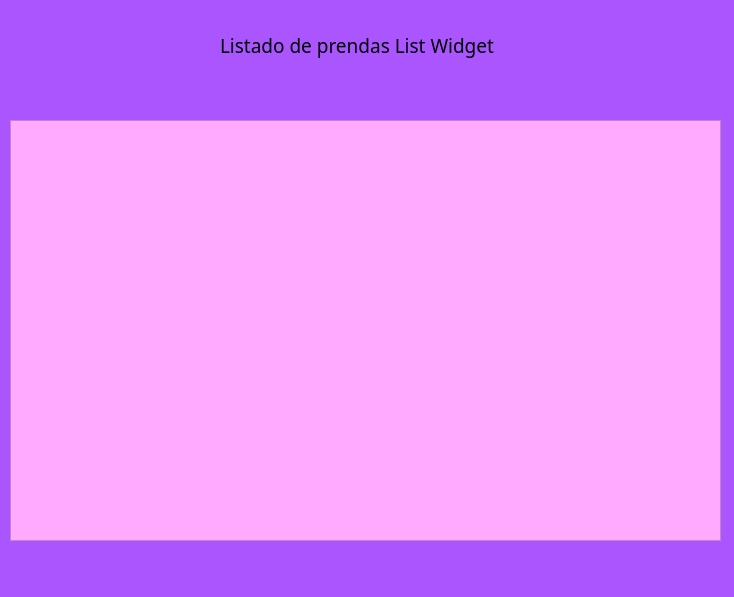
<?xml version="1.0" encoding="UTF-8"?>
<ui version="4.0">
 <class>MainWindow</class>
 <widget class="QMainWindow" name="MainWindow">
  <property name="geometry">
   <rect>
    <x>0</x>
    <y>0</y>
    <width>734</width>
    <height>597</height>
   </rect>
  </property>
  <property name="windowTitle">
   <string>MainWindow</string>
  </property>
  <property name="styleSheet">
   <string notr="true">background-color: rgb(170, 85, 255);</string>
  </property>
  <widget class="QWidget" name="centralwidget">
   <widget class="QLabel" name="label">
    <property name="geometry">
     <rect>
      <x>220</x>
      <y>30</y>
      <width>341</width>
      <height>31</height>
     </rect>
    </property>
    <property name="font">
     <font>
      <family>Segoe Print</family>
      <pointsize>14</pointsize>
     </font>
    </property>
    <property name="text">
     <string>Listado de prendas List Widget</string>
    </property>
   </widget>
   <widget class="QListWidget" name="list_widget_prenda">
    <property name="geometry">
     <rect>
      <x>10</x>
      <y>120</y>
      <width>711</width>
      <height>421</height>
     </rect>
    </property>
    <property name="palette">
     <palette>
      <active>
       <colorrole role="WindowText">
        <brush brushstyle="SolidPattern">
         <color alpha="255">
          <red>0</red>
          <green>0</green>
          <blue>0</blue>
         </color>
        </brush>
       </colorrole>
       <colorrole role="Button">
        <brush brushstyle="SolidPattern">
         <color alpha="255">
          <red>255</red>
          <green>170</green>
          <blue>255</blue>
         </color>
        </brush>
       </colorrole>
       <colorrole role="Text">
        <brush brushstyle="SolidPattern">
         <color alpha="255">
          <red>0</red>
          <green>0</green>
          <blue>0</blue>
         </color>
        </brush>
       </colorrole>
       <colorrole role="ButtonText">
        <brush brushstyle="SolidPattern">
         <color alpha="255">
          <red>0</red>
          <green>0</green>
          <blue>0</blue>
         </color>
        </brush>
       </colorrole>
       <colorrole role="Base">
        <brush brushstyle="SolidPattern">
         <color alpha="255">
          <red>255</red>
          <green>170</green>
          <blue>255</blue>
         </color>
        </brush>
       </colorrole>
       <colorrole role="Window">
        <brush brushstyle="SolidPattern">
         <color alpha="255">
          <red>255</red>
          <green>170</green>
          <blue>255</blue>
         </color>
        </brush>
       </colorrole>
       <colorrole role="PlaceholderText">
        <brush brushstyle="SolidPattern">
         <color alpha="128">
          <red>0</red>
          <green>0</green>
          <blue>0</blue>
         </color>
        </brush>
       </colorrole>
      </active>
      <inactive>
       <colorrole role="WindowText">
        <brush brushstyle="SolidPattern">
         <color alpha="255">
          <red>0</red>
          <green>0</green>
          <blue>0</blue>
         </color>
        </brush>
       </colorrole>
       <colorrole role="Button">
        <brush brushstyle="SolidPattern">
         <color alpha="255">
          <red>255</red>
          <green>170</green>
          <blue>255</blue>
         </color>
        </brush>
       </colorrole>
       <colorrole role="Text">
        <brush brushstyle="SolidPattern">
         <color alpha="255">
          <red>0</red>
          <green>0</green>
          <blue>0</blue>
         </color>
        </brush>
       </colorrole>
       <colorrole role="ButtonText">
        <brush brushstyle="SolidPattern">
         <color alpha="255">
          <red>0</red>
          <green>0</green>
          <blue>0</blue>
         </color>
        </brush>
       </colorrole>
       <colorrole role="Base">
        <brush brushstyle="SolidPattern">
         <color alpha="255">
          <red>255</red>
          <green>170</green>
          <blue>255</blue>
         </color>
        </brush>
       </colorrole>
       <colorrole role="Window">
        <brush brushstyle="SolidPattern">
         <color alpha="255">
          <red>255</red>
          <green>170</green>
          <blue>255</blue>
         </color>
        </brush>
       </colorrole>
       <colorrole role="PlaceholderText">
        <brush brushstyle="SolidPattern">
         <color alpha="128">
          <red>0</red>
          <green>0</green>
          <blue>0</blue>
         </color>
        </brush>
       </colorrole>
      </inactive>
      <disabled>
       <colorrole role="WindowText">
        <brush brushstyle="SolidPattern">
         <color alpha="255">
          <red>0</red>
          <green>0</green>
          <blue>0</blue>
         </color>
        </brush>
       </colorrole>
       <colorrole role="Button">
        <brush brushstyle="SolidPattern">
         <color alpha="255">
          <red>255</red>
          <green>170</green>
          <blue>255</blue>
         </color>
        </brush>
       </colorrole>
       <colorrole role="Text">
        <brush brushstyle="SolidPattern">
         <color alpha="255">
          <red>0</red>
          <green>0</green>
          <blue>0</blue>
         </color>
        </brush>
       </colorrole>
       <colorrole role="ButtonText">
        <brush brushstyle="SolidPattern">
         <color alpha="255">
          <red>0</red>
          <green>0</green>
          <blue>0</blue>
         </color>
        </brush>
       </colorrole>
       <colorrole role="Base">
        <brush brushstyle="SolidPattern">
         <color alpha="255">
          <red>255</red>
          <green>170</green>
          <blue>255</blue>
         </color>
        </brush>
       </colorrole>
       <colorrole role="Window">
        <brush brushstyle="SolidPattern">
         <color alpha="255">
          <red>255</red>
          <green>170</green>
          <blue>255</blue>
         </color>
        </brush>
       </colorrole>
       <colorrole role="PlaceholderText">
        <brush brushstyle="SolidPattern">
         <color alpha="128">
          <red>85</red>
          <green>255</green>
          <blue>0</blue>
         </color>
        </brush>
       </colorrole>
      </disabled>
     </palette>
    </property>
    <property name="font">
     <font>
      <family>PMingLiU-ExtB</family>
      <pointsize>12</pointsize>
     </font>
    </property>
    <property name="styleSheet">
     <string notr="true">background-color: rgb(255, 170, 255);</string>
    </property>
   </widget>
  </widget>
  <widget class="QStatusBar" name="statusbar"/>
 </widget>
 <resources/>
 <connections/>
</ui>
